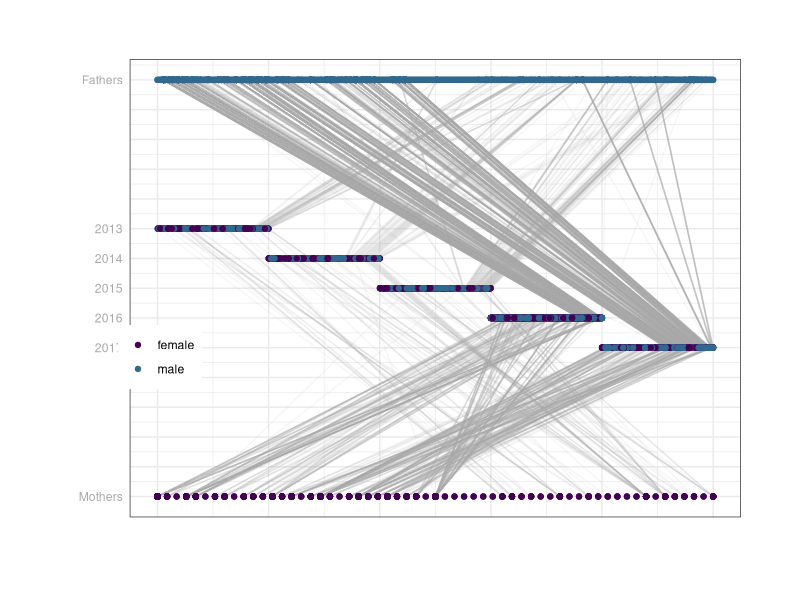

This figure's R source:
library(reshape2)
library(ggplot2)
library(plyr)
library(viridis)
library(dplyr)
library(tidyr)

generateXcoord <- function(size){

  if(size %% 2 != 0 & size != 1){   # Check if size is odd
    newsize <- size - 1
    interval <- 1/newsize
    x <- seq(0, 1, interval)
    }

  if(size %% 2 == 0){    # Check if size is even
    interval <- 1/size
    x <- seq(0, 1, interval)[-size-1] + diff(seq(0, 1, interval))/2
    }

  if(size == 1) x <- 0.5

  x
  }


ped_data = read.csv('uts_ped_split_parents_plotdata.csv', stringsAsFactors=F)



#ped_data = subset(ped_data, gender!='unknown')

# suse code
ped2 <- melt(ped_data, id.vars=c("id"), measure.vars=c("dam", "sire"))
head(ped2)

names(ped2)[which(names(ped2) == "value")] <- "parent_id"
ped2$Group <- 1:nrow(ped2)


ped3 <- melt(ped2, id.vars = "Group", measure.vars=c("id", "parent_id"))

names(ped3)[3] <- "id"
ped3 <- join(ped3, ped_data[,c("id", "birth_year", "gender")])
ped3 = subset(ped3, gender!='unknown')

head(ped3)
str(ped3)
#~~ Create an object to save the x coordinates within
xcoords <- NULL
z = -1

for(i in sort(unique(ped3$birth_year))){

  # Extract the number of Unique IDs per year and generate X coords
  ids  <- unique(ped3$id[which(ped3$birth_year == i)])

  newx <- generateXcoord(length(ids)) # generate X coordinates

  # Append to xcoords
  new_dat = data.frame(id = ids)
  new_dat = dplyr::left_join(new_dat, subset(ped_data, select=c('id', 'dam', 'sire', 'gender')))
  if(z==-1 | z==5){
    new_dat = arrange(new_dat, gender, id)
    new_dat$x = newx * 5
  }else{
    new_dat = arrange(new_dat, dam, sire)
    new_dat$x = newx + z
  }
  z = z + 1
  xcoords <- rbind(xcoords, new_dat)

  rm(ids, newx)
  }

# Merge with ped3
ped3 <- join(ped3, xcoords)


# plot
png('sal_dam_sires.png', width=20, height=6, units='in', res=320)

birthyears <- sort(unique(ped3$birth_year))

ggplot(ped3, aes(x, -as.numeric(birth_year), colour=gender)) +
  geom_line(aes(group = Group), alpha = 0.1, colour='darkgrey') +
  geom_point() +
  theme_bw() +
  theme(legend.position=c(0.05, 0.35),
        legend.title     = element_blank(),
        axis.text.x      = element_blank(),
        axis.text.y      = element_text(colour = "darkgrey"),
        axis.ticks.y     = element_blank(),
        axis.ticks.x     = element_blank()) +
  theme(plot.margin = unit(c(1.5, 1.5, 1.5, 1.5), units = "cm")) +
  scale_y_continuous(breaks = -seq(min(birthyears), max(birthyears), 1),
                     labels =
                     c('Fathers', '', '', '', '', '2013', '2014', '2015', '2016', '2017', '', '', '', '', 'Mothers')) +
  scale_colour_manual(values=viridis(4)[1:3]) +
  labs(x = "", y = "")

dev.off()